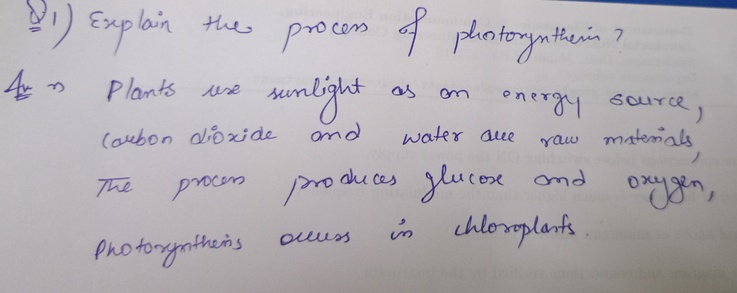
#> input picture sample_images/q1.jpg, 737 x 293 px, shrunk from 3407 x 1356 before the run
$ python batch_test.py
#> lines starting #> are read from the running program, lines starting #| are printed output that depends on the picture
### question_loader.py
"""
Question Data Loader — Semantic AI Based Short Answer Evaluation
Loads questions and their key points from the JSON file.
"""

import json


def load_questions(json_path="sample_data/questions_keypoints.json"):
    """
    Loads the questions JSON file and returns the data as a Python dictionary.
    """
#> called with json_path = 'sample_data/questions_keypoints.json'
    with open(json_path, "r", encoding="utf-8") as f:
#> (reads sample_data/questions_keypoints.json from the repository)
        data = json.load(f)
    return data["questions"]


def get_question_by_id(questions, question_id):
    """
    Finds and returns one specific question (with its key points) by its ID.
    """
#> called with question_id = 'Q1'
    for q in questions:
        if q["question_id"] == question_id:
            return q
    return None


# Quick test when running this file directly
# [13 lines that do not run on import are left out]

### preprocessing.py
"""
Preprocessing Module — Semantic AI Based Short Answer Evaluation
Cleans up an answer sheet image before OCR reads it:
- Converts to grayscale
- Increases contrast
- Removes noise
Saves the cleaned image so you can visually check the result.
"""

import cv2
import os


def preprocess_image(image_path, output_path="preprocessed_output.jpg"):
#> called with image_path = 'sample_images/q1.jpg', output_path = 'sample_images/q1_cleaned.jpg'
    if not os.path.exists(image_path):
        raise FileNotFoundError(f"Image not found: {image_path}")

    img = cv2.imread(image_path)
#> img is the input picture: shape (293, 737, 3); mean B, G, R 179.2, 174.3, 178.8
    gray = cv2.cvtColor(img, cv2.COLOR_BGR2GRAY)
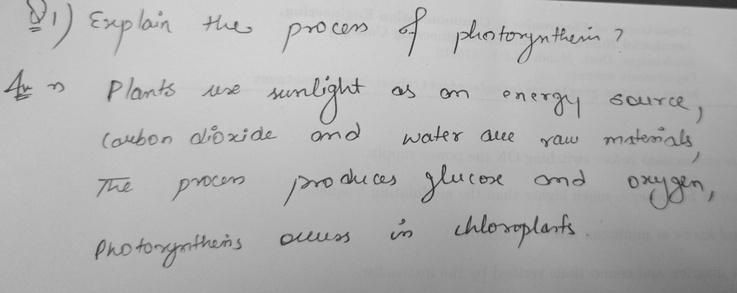
#> gray: shape (293, 737); min 21, max 216, mean 176.1

    clahe = cv2.createCLAHE(clipLimit=2.0, tileGridSize=(8, 8))
    contrast_enhanced = clahe.apply(gray)

    denoised = cv2.fastNlMeansDenoising(contrast_enhanced, h=10)

    cv2.imwrite(output_path, denoised)
    return output_path


# [5 lines that do not run on import are left out]

### main.py
"""
Master Pipeline — Semantic AI Based Short Answer Evaluation
The complete flow: raw answer image -> preprocessed image -> OCR text ->
cleaned text -> key point matching -> marks -> feedback.
"""

import os

from preprocessing import preprocess_image
from ocr_module import extract_text
from text_cleaning import clean_text
from answer_matching_v2 import check_keypoints_coverage
from marks_calculator import calculate_marks
from feedback_generator import generate_feedback
from question_loader import load_questions, get_question_by_id
from ocr_quality_check import check_ocr_quality


def evaluate_answer(image_path, question_id):
    """
    The full pipeline. Takes a path to a student's answer image and the
    question_id it's answering. Returns a complete result dictionary.
    """

    questions = load_questions()
    question = get_question_by_id(questions, question_id)

    if question is None:
        raise ValueError(f"No question found with id: {question_id}")

    cleaned_image_path = os.path.splitext(image_path)[0] + "_cleaned.jpg"

    preprocess_image(image_path, cleaned_image_path)

    raw_ocr_text = extract_text(cleaned_image_path)

    cleaned_text = clean_text(raw_ocr_text)

    quality_check = check_ocr_quality(cleaned_text)

    coverage_results = check_keypoints_coverage(
        cleaned_text,
        question["key_points"]
    )

    marks_result = calculate_marks(
        coverage_results,
        question["key_points"],
        question["total_marks"]
    )

    feedback = generate_feedback(
        coverage_results,
        marks_result
    )

    return {
        "question_text": question["question_text"],
        "raw_ocr_text": raw_ocr_text,
        "cleaned_text": cleaned_text,
        "quality_check": quality_check,
        "coverage_results": coverage_results,
        "marks_result": marks_result,
        "feedback": feedback
    }


# [32 lines left out: function print_full_report, not called in this run]


# [9 lines that do not run on import are left out]

### ocr_module.py
"""
OCR Module — Semantic AI Based Short Answer Evaluation
Uses Gemini Vision for OCR.
"""

import os
import base64
import json
import urllib.request
import urllib.error


def extract_text(image_path):
    if not os.path.exists(image_path):
        raise FileNotFoundError(f"Image not found: {image_path}")

    api_key = os.environ.get("GEMINI_API_KEY")

    if not api_key:
        raise RuntimeError("GEMINI_API_KEY environment variable is not set.")

    with open(image_path, "rb") as f:
        image_data = base64.b64encode(f.read()).decode("utf-8")

    extension = os.path.splitext(image_path)[1].lower()

    mime_types = {
        ".jpg": "image/jpeg",
        ".jpeg": "image/jpeg",
        ".png": "image/png",
        ".webp": "image/webp"
    }

    mime_type = mime_types.get(extension, "image/jpeg")

    prompt = """
Extract ONLY the student's written answer from this image.

The image may contain handwritten or typed text.

Return ONLY the extracted answer text.
Do not explain the answer.
Do not add comments.
Do not use markdown.
Preserve the wording and meaning as accurately as possible.
"""

    payload = {
        "contents": [
            {
                "parts": [
                    {"text": prompt},
                    {
                        "inline_data": {
                            "mime_type": mime_type,
                            "data": image_data
                        }
                    }
                ]
            }
        ]
    }

    url = (
        "https://generativelanguage.googleapis.com/v1beta/"
        "models/gemini-3.1-flash-lite:generateContent"
        f"?key={api_key}"
    )

    request = urllib.request.Request(
        url,
        data=json.dumps(payload).encode("utf-8"),
        headers={"Content-Type": "application/json"},
        method="POST"
    )

    try:
        with urllib.request.urlopen(request, timeout=60) as response:
            result = json.loads(response.read().decode("utf-8"))

    except urllib.error.HTTPError as e:
        error_body = e.read().decode("utf-8", errors="replace")
        raise RuntimeError(
            f"Gemini API HTTP {e.code}: {error_body}"
        )

    except Exception as e:
        raise RuntimeError(f"OCR API request failed: {e}")

    try:
        return result["candidates"][0]["content"]["parts"][0]["text"].strip()

    except (KeyError, IndexError, TypeError):
        raise RuntimeError(f"Unexpected OCR API response: {result}")

### batch_test.py
"""
Batch Testing Module — Semantic AI Based Short Answer Evaluation
Runs multiple real handwritten answer images through the full pipeline
and prints a summary table, so we can review overall system performance
across several questions and handwriting styles at once.
"""

import os
from main import evaluate_answer, print_full_report

# EDIT THIS LIST: add your real handwritten test images here
# Each entry needs: the image filename (inside sample_images/) and the question_id it answers
BATCH_TEST_CASES = [
    {"image": "sample_images/q1.jpg", "question_id": "Q1", "label": "Good answer"},
    {"image": "sample_images/q2.jpg", "question_id": "Q2", "label": "Partial answer"},
    {"image": "sample_images/q3.jpg", "question_id": "Q3", "label": "Weak/bad answer"},
]


def run_batch_test():
    summary_rows = []

    for case in BATCH_TEST_CASES:
        image_path = case["image"]
        question_id = case["question_id"]

        if not os.path.exists(image_path):
            print(f"⚠️ Skipping, image not found: {image_path}")
            continue

        print(f"\n\n########## Processing: {image_path} | Question {question_id} | {case.get('label','')} ##########")

        try:
            result = evaluate_answer(image_path, question_id)
            print_full_report(result)

            summary_rows.append({
                "image": image_path,
                "question": question_id,
                "label": case.get("label", ""),
                "marks": f"{result['marks_result']['awarded_marks']} / {result['marks_result']['total_marks']}",
                "points": f"{result['marks_result']['points_covered']} / {result['marks_result']['points_total']}"
            })

        except Exception as e:
            print(f"❌ ERROR processing {image_path}: {e}")
            summary_rows.append({
                "image": image_path,
                "question": question_id,
                "label": case.get("label", ""),
                "marks": "ERROR",
                "points": "ERROR"
            })
#> pass 2 of the loop in run_batch_test, `for case in BATCH_TEST_CASES:`:
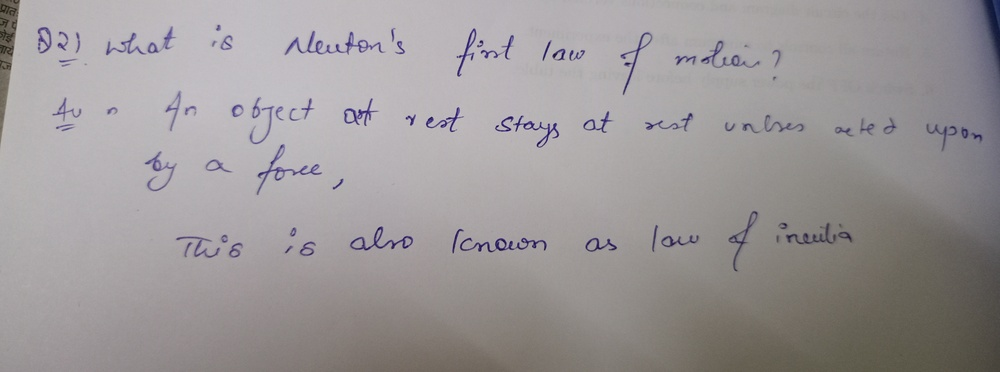
#> input picture sample_images/q2.jpg, 1000 x 372 px, shrunk from 4624 x 1719 before the run
#> in preprocess_image, img is the input picture: shape (372, 1000, 3); mean B, G, R 152.6, 151.5, 156.2
#> gray: shape (372, 1000)
#> in preprocess_image (call 2), `contrast_enhanced = clahe.apply(gray)`:
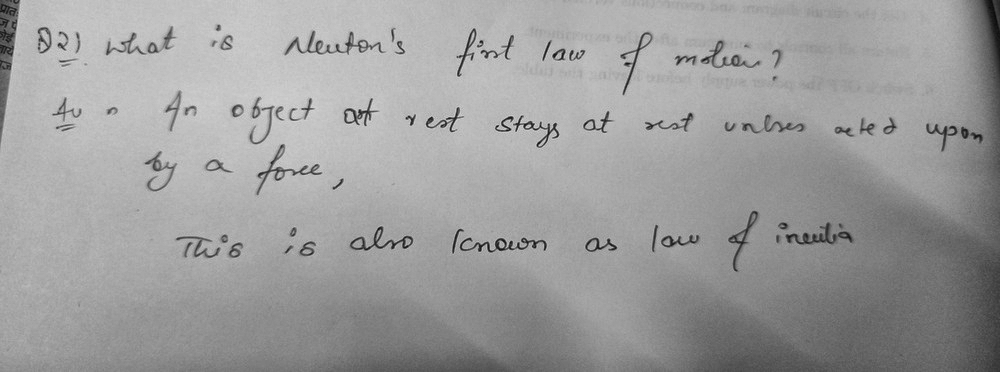
#> contrast_enhanced: shape (372, 1000); min 11, max 213, mean 156.6
#> denoised: shape (372, 1000)
#> pass 3 of the loop in run_batch_test, `for case in BATCH_TEST_CASES:`:
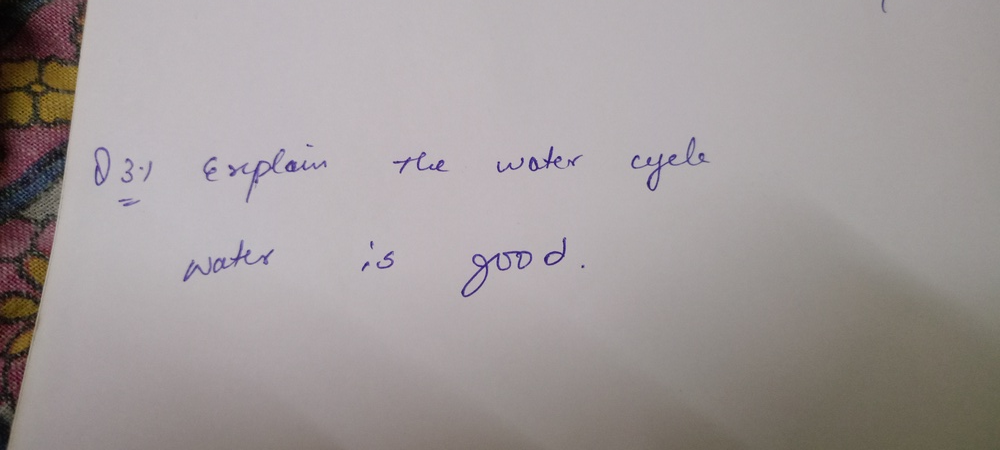
#> input picture sample_images/q3.jpg, 1000 x 450 px, shrunk from 4624 x 2080 before the run
#> in preprocess_image, img is the input picture: shape (450, 1000, 3); mean B, G, R 154.2, 154.1, 161.3
#> in preprocess_image (call 3), `gray = cv2.cvtColor(img, cv2.COLOR_BGR2GRAY)`:
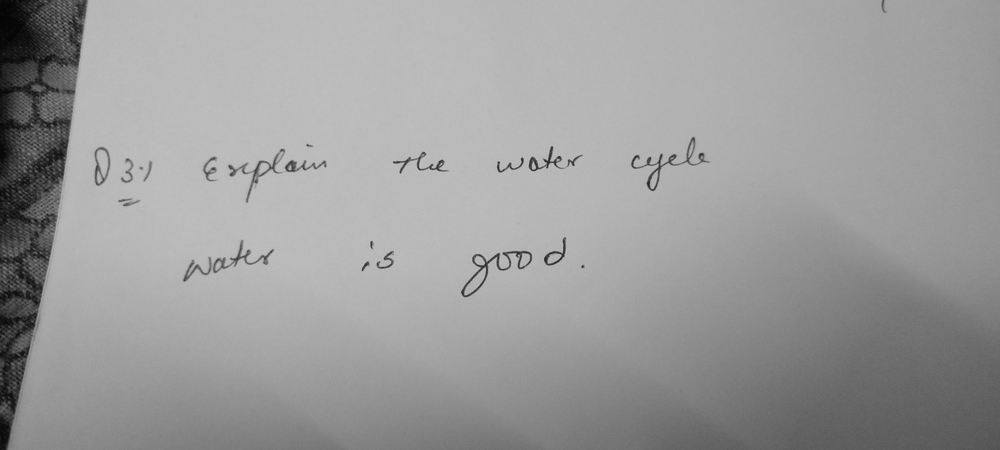
#> gray: shape (450, 1000); min 3, max 197, mean 156.2
#> in preprocess_image (call 3), `contrast_enhanced = clahe.apply(gray)`:
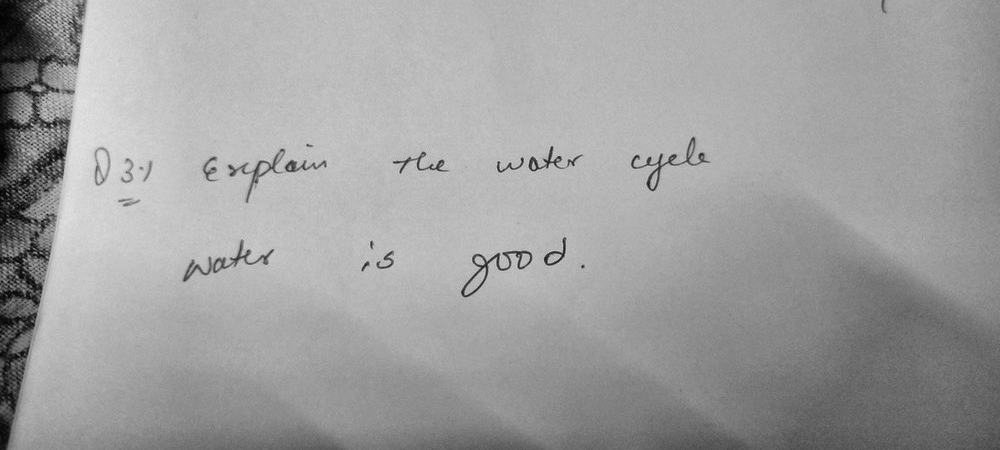
#> contrast_enhanced: shape (450, 1000); min 2, max 229, mean 159.6
#> denoised: shape (450, 1000)

    # Print a final summary table
    print("\n\n" + "=" * 60)
    print("BATCH TEST SUMMARY")
    print("=" * 60)
    for row in summary_rows:
        print(f"{row['image']:22} | Q:{row['question']:4} | {row['label']:15} | Marks: {row['marks']:8} | Points: {row['points']}")


if __name__ == "__main__":
    run_batch_test()
